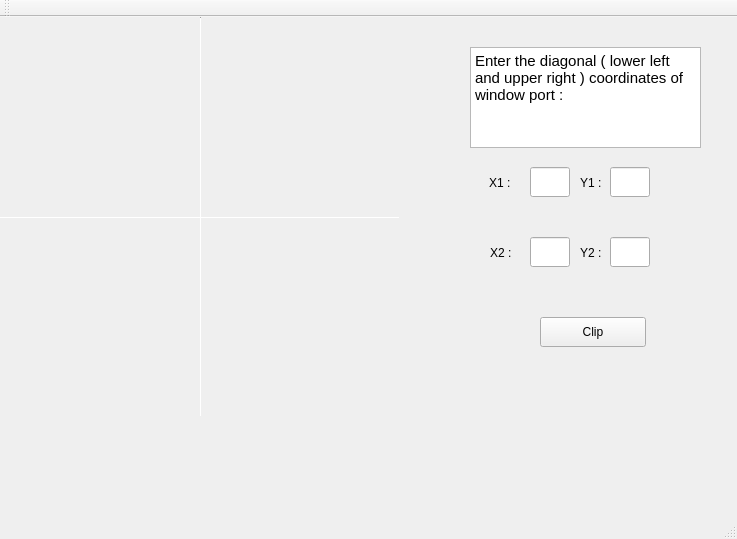
<?xml version="1.0" encoding="UTF-8"?>
<ui version="4.0">
 <class>MainWindow</class>
 <widget class="QMainWindow" name="MainWindow">
  <property name="geometry">
   <rect>
    <x>0</x>
    <y>0</y>
    <width>737</width>
    <height>539</height>
   </rect>
  </property>
  <property name="windowTitle">
   <string>MainWindow</string>
  </property>
  <widget class="QWidget" name="centralWidget">
   <widget class="QLabel" name="label">
    <property name="geometry">
     <rect>
      <x>0</x>
      <y>0</y>
      <width>400</width>
      <height>400</height>
     </rect>
    </property>
    <property name="text">
     <string/>
    </property>
   </widget>
   <widget class="QLineEdit" name="x1">
    <property name="geometry">
     <rect>
      <x>530</x>
      <y>150</y>
      <width>40</width>
      <height>30</height>
     </rect>
    </property>
    <property name="text">
     <string/>
    </property>
   </widget>
   <widget class="QLineEdit" name="y1">
    <property name="geometry">
     <rect>
      <x>610</x>
      <y>150</y>
      <width>40</width>
      <height>30</height>
     </rect>
    </property>
    <property name="text">
     <string/>
    </property>
   </widget>
   <widget class="QLineEdit" name="x2">
    <property name="geometry">
     <rect>
      <x>530</x>
      <y>220</y>
      <width>40</width>
      <height>30</height>
     </rect>
    </property>
    <property name="text">
     <string/>
    </property>
   </widget>
   <widget class="QLineEdit" name="y2">
    <property name="geometry">
     <rect>
      <x>610</x>
      <y>220</y>
      <width>40</width>
      <height>30</height>
     </rect>
    </property>
    <property name="text">
     <string/>
    </property>
   </widget>
   <widget class="QLabel" name="label_2">
    <property name="geometry">
     <rect>
      <x>489</x>
      <y>150</y>
      <width>31</width>
      <height>31</height>
     </rect>
    </property>
    <property name="text">
     <string>X1 :</string>
    </property>
   </widget>
   <widget class="QLabel" name="label_3">
    <property name="geometry">
     <rect>
      <x>580</x>
      <y>220</y>
      <width>31</width>
      <height>31</height>
     </rect>
    </property>
    <property name="text">
     <string>Y2 :</string>
    </property>
   </widget>
   <widget class="QLabel" name="label_4">
    <property name="geometry">
     <rect>
      <x>490</x>
      <y>220</y>
      <width>31</width>
      <height>31</height>
     </rect>
    </property>
    <property name="text">
     <string>X2 :</string>
    </property>
   </widget>
   <widget class="QLabel" name="label_5">
    <property name="geometry">
     <rect>
      <x>580</x>
      <y>150</y>
      <width>31</width>
      <height>31</height>
     </rect>
    </property>
    <property name="text">
     <string>Y1 :</string>
    </property>
   </widget>
   <widget class="QPushButton" name="pushButton">
    <property name="geometry">
     <rect>
      <x>540</x>
      <y>300</y>
      <width>106</width>
      <height>30</height>
     </rect>
    </property>
    <property name="text">
     <string>Clip</string>
    </property>
   </widget>
   <widget class="Line" name="line">
    <property name="geometry">
     <rect>
      <x>0</x>
      <y>200</y>
      <width>400</width>
      <height>1</height>
     </rect>
    </property>
    <property name="orientation">
     <enum>Qt::Horizontal</enum>
    </property>
   </widget>
   <widget class="Line" name="line_2">
    <property name="geometry">
     <rect>
      <x>200</x>
      <y>0</y>
      <width>1</width>
      <height>400</height>
     </rect>
    </property>
    <property name="orientation">
     <enum>Qt::Vertical</enum>
    </property>
   </widget>
   <widget class="QTextEdit" name="textEdit">
    <property name="geometry">
     <rect>
      <x>470</x>
      <y>30</y>
      <width>231</width>
      <height>101</height>
     </rect>
    </property>
    <property name="html">
     <string>&lt;!DOCTYPE HTML PUBLIC &quot;-//W3C//DTD HTML 4.0//EN&quot; &quot;http://www.w3.org/TR/REC-html40/strict.dtd&quot;&gt;
&lt;html&gt;&lt;head&gt;&lt;meta name=&quot;qrichtext&quot; content=&quot;1&quot; /&gt;&lt;style type=&quot;text/css&quot;&gt;
p, li { white-space: pre-wrap; }
&lt;/style&gt;&lt;/head&gt;&lt;body style=&quot; font-family:'Ubuntu'; font-size:11pt; font-weight:400; font-style:normal;&quot;&gt;
&lt;p style=&quot; margin-top:0px; margin-bottom:0px; margin-left:0px; margin-right:0px; -qt-block-indent:0; text-indent:0px;&quot;&gt;Enter the diagonal ( lower left and upper right ) coordinates of window port :&lt;/p&gt;&lt;/body&gt;&lt;/html&gt;</string>
    </property>
   </widget>
  </widget>
  <widget class="QMenuBar" name="menuBar">
   <property name="geometry">
    <rect>
     <x>0</x>
     <y>0</y>
     <width>737</width>
     <height>26</height>
    </rect>
   </property>
  </widget>
  <widget class="QToolBar" name="mainToolBar">
   <attribute name="toolBarArea">
    <enum>TopToolBarArea</enum>
   </attribute>
   <attribute name="toolBarBreak">
    <bool>false</bool>
   </attribute>
  </widget>
  <widget class="QStatusBar" name="statusBar"/>
 </widget>
 <layoutdefault spacing="6" margin="11"/>
 <resources/>
 <connections/>
</ui>
